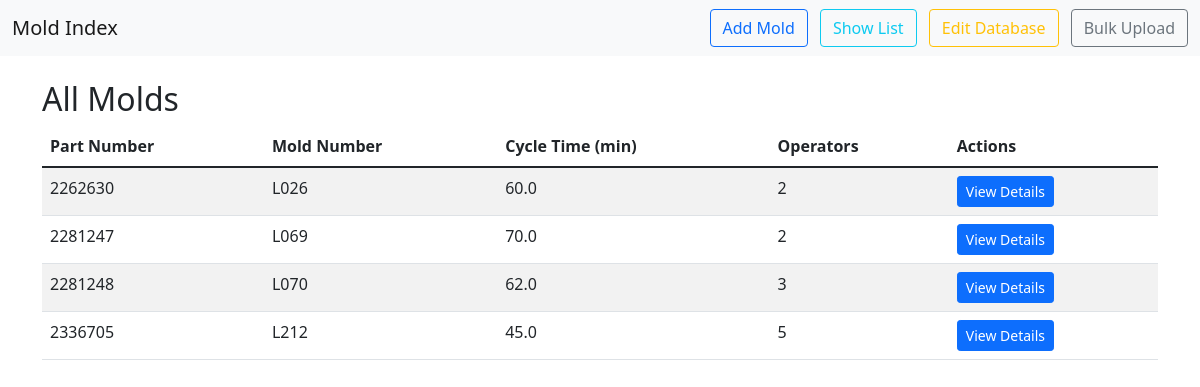
The page /show_all on the database its author committed.
### models.py (models this page shows)
class Mold(db.Model):
    id = db.Column(db.Integer, primary_key=True)
    part_number = db.Column(db.String(50), unique=True, nullable=False)
    mold_number = db.Column(db.String(50), unique=True, nullable=False)
    cycle_time = db.Column(db.Float, nullable=False)  # stored in minutes
    bom = db.Column(db.Text, nullable=False)  # JSON or newline-separated items
    num_operators = db.Column(db.Integer, nullable=False)
    media = db.relationship('Media', backref='mold', lazy=True)

### app.py (the view)
@app.route('/show_all')
def show_all():
    molds = Mold.query.all()
    return render_template('show_all.html', molds=molds)

### templates/show_all.html
{% extends 'base.html' %}
{% block content %}
  <h2>All Molds</h2>
  {% if molds %}
    <div class="table-responsive">
      <table class="table table-striped">
        <thead>
          <tr>
            <th>Part Number</th>
            <th>Mold Number</th>
            <th>Cycle Time (min)</th>
            <th>Operators</th>
            <th>Actions</th>
          </tr>
        </thead>
        <tbody>
          {% for mold in molds %}
            <tr>
              <td>{{ mold.part_number }}</td>
              <td>{{ mold.mold_number }}</td>
              <td>{{ mold.cycle_time }}</td>
              <td>{{ mold.num_operators }}</td>
              <td>
                <a href="{{ url_for('detail', mold_id=mold.id) }}" class="btn btn-sm btn-primary">View Details</a>
              </td>
            </tr>
          {% endfor %}
        </tbody>
      </table>
    </div>
  {% else %}
    <div class="alert alert-info">
      <p>No molds found in the system.</p>
      <a href="{{ url_for('add') }}" class="btn btn-primary">Add Your First Mold</a>
    </div>
  {% endif %}
{% endblock %}

### templates/base.html (shortened to what this page needs)
<!doctype html>
<html lang="en">
<head>
  <link href="https://cdn.jsdelivr.net/npm/bootstrap@5.1.3/dist/css/bootstrap.min.css" rel="stylesheet">
</head>
<body>
<nav class="navbar navbar-expand-lg navbar-light bg-light mb-4">
  <div class="container-fluid">
    <a class="navbar-brand" href="{{ url_for('index') }}">Mold Index</a>
    <div>
      <a class="btn btn-outline-primary me-2" href="{{ url_for('add') }}">Add Mold</a>
      <a class="btn btn-outline-info me-2" href="{{ url_for('show_all') }}">Show List</a>
      <a class="btn btn-outline-warning me-2" href="{{ url_for('edit_database') }}">Edit Database</a>
      <a class="btn btn-outline-secondary" href="{{ url_for('bulk_upload') }}">Bulk Upload</a>
    </div>
  </div>
</nav>
<div class="container">
  {% block content %}{% endblock %}
</div>
</body>
</html>

### rows shown on the page
Mold: part_number "2262630", mold_number "L026", cycle_time "60.0", num_operators "2"
Mold: part_number "2281247", mold_number "L069", cycle_time "70.0", num_operators "2"
Mold: part_number "2281248", mold_number "L070", cycle_time "62.0", num_operators "3"
Mold: part_number "2336705", mold_number "L212", cycle_time "45.0", num_operators "5"
